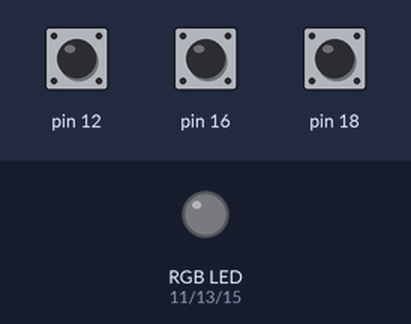
Bench run of a program on a simulated Raspberry Pi (header pin numbers). Parts: an RGB LED mixed from three pins (HIGH = lit). Inputs (shaded band) come from the test bench; at power-on: pin 12 HIGH, pin 16 HIGH, pin 18 HIGH. What the program prints to the terminal is not drawn.

Above: at 1.2 s.
1.3 s: pin 12 pulled LOW for 0.15 s
At 1.4 s:
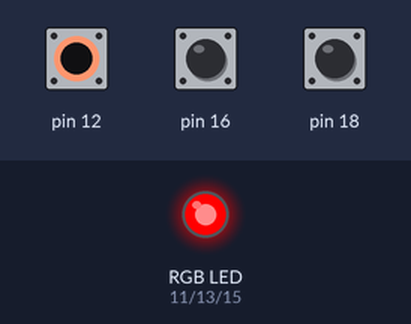
3.0 s: pin 16 pulled LOW for 0.15 s
At 3.1 s:
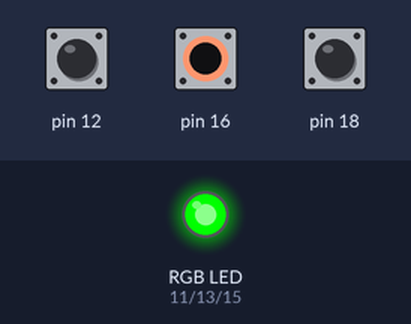
4.7 s: pin 18 pulled LOW for 0.15 s
At 4.8 s:
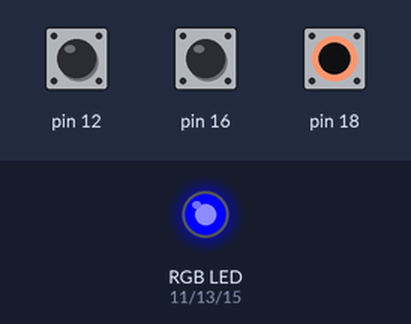
6.4 s: pin 18 pulled LOW for 3.2 s
At 10.5 s:
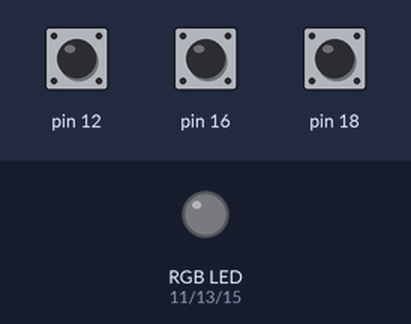
11.1 s: pin 12 pulled LOW for 3.2 s
At 11.6 s:
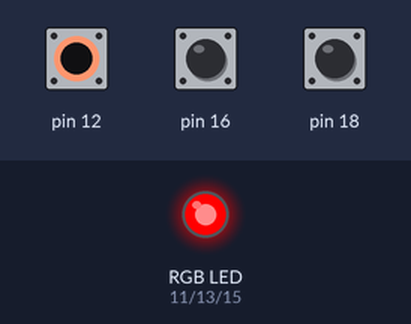
15.8 s: pin 12 driven LOW and pin 16 driven LOW
At 16.4 s:
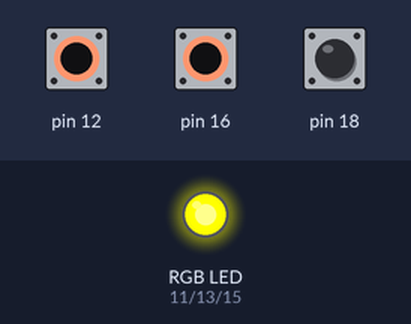
Timing chart, 0 to 18.3 s (numbered marks = the images above; inputs shaded):
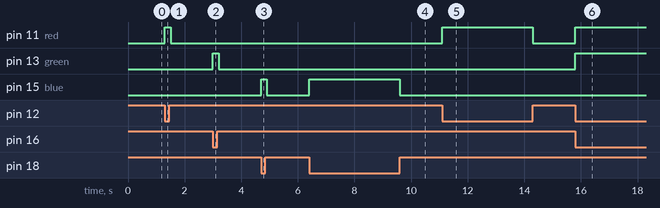

The program:

rgb_led_control.py
```python
#!/usr/bin/env python3
import RPi.GPIO as GPIO
import time

def rgb_led_control():
    """
    Controls three LEDs (11,13,15) via buttons (12,16,18).
    """
    leds = {'red':11, 'green':13, 'blue':15}
    buts = {'red':12, 'green':16, 'blue':18}

    GPIO.setmode(GPIO.BOARD)
    for pin in leds.values():
        GPIO.setup(pin, GPIO.OUT)
    for pin in buts.values():
        GPIO.setup(pin, GPIO.IN, pull_up_down=GPIO.PUD_UP)

    print("RGB LED control via buttons. Press CTRL+C to exit.")
    try:
        while True:
            for color in leds:
                GPIO.output(leds[color], not GPIO.input(buts[color]))
            time.sleep(0.1)
    except KeyboardInterrupt:
        print("Program terminated!")
    finally:
        GPIO.cleanup()

if __name__ == '__main__':
    rgb_led_control()
```

Measured:
- after the input at 1.3 s, pin 11 (red): LOW → HIGH at once, → LOW 0.20 s later
- after the input at 3.0 s, pin 13 (green): LOW → HIGH at once, → LOW 0.20 s later
- after the input at 4.7 s, pin 15 (blue): LOW → HIGH at once, → LOW 0.20 s later
- after the input at 6.4 s, pin 15 (blue): LOW → HIGH at once, → LOW 3.2 s later
- after the input at 11.1 s, pin 11 (red): LOW → HIGH at once, → LOW 3.2 s later
- after the input at 15.8 s, pin 11 (red), pin 13 (green): LOW → HIGH at once
